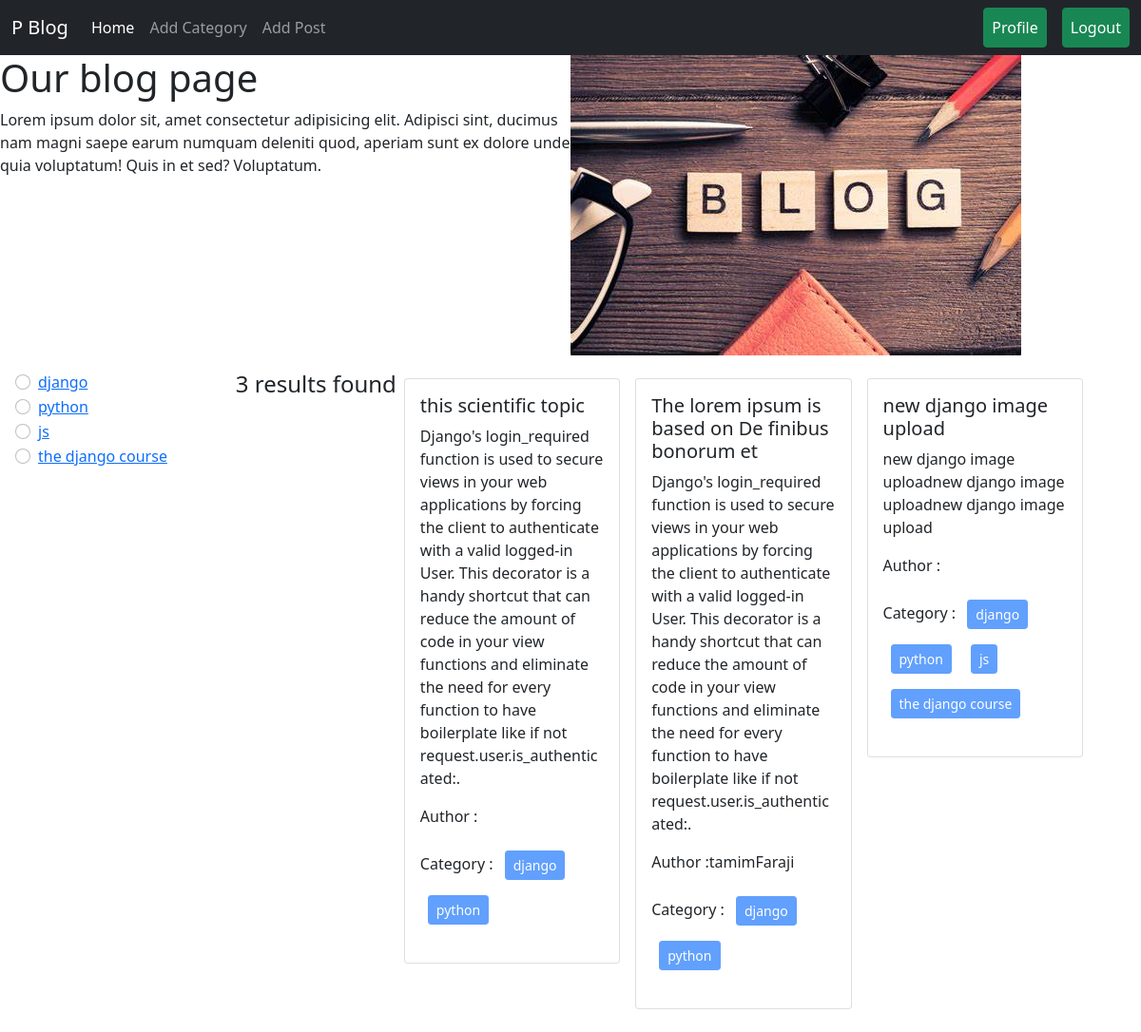
The app's page / (signed in) with its own data.
### categories/models.py (models this page shows, shortened)
class Category(models.Model):
    name = models.CharField(max_length=100)
    slug=models.SlugField(max_length=100, unique=True, null=True, blank=True)

### posts/models.py (models this page shows, shortened)
class Post(models.Model):
    title = models.CharField(max_length=50)
    content = models.TextField()
    category = models.ManyToManyField(Category)
    author = models.ForeignKey(User, on_delete=models.CASCADE)
    image=  models.ImageField( upload_to="uploads/", blank=True, null=True )

### blog_project/views.py (the view)
# urls.py: 2. Add a URL to urlpatterns:  path('', views.home, name='home')
def home(request, category_slug=None):
    data = Post.objects.all()
    if category_slug is not None:
        category=Category.objects.get(slug=category_slug)
        data=Post.objects.filter(category= category)
    categories=Category.objects.all()
    return render(request, 'home.html', {'data' : data, 'category':categories})

### templates/home.html (shortened to what this page needs)
{% extends 'base.html' %} {% load static %} {% block content %}
<div class="d-flex flex-warp">
  <div class="col-6">
    <h1>Our blog page</h1>
    <p>
      Lorem ipsum dolor sit, amet consectetur adipisicing elit. Adipisci sint,
      ducimus nam magni saepe earum numquam deleniti quod, aperiam sunt ex
      dolore unde quia voluptatum! Quis in et sed? Voluptatum.
    </p>
  </div>
  <div class="col-6">
    <img src="{% static 'header.jpg' %}" />
  </div>
</div>
<div class="d-flex flex-warp p-3">
  <div class="col-2">
    {% for cat in category %}
    <div class="form-check">
      <input
        class="form-check-input"
        type="radio"
        name="category"
        id="{{cat.id}}"
      />
      <label class="form-check-label" for="{{cat.id}}">
        <a href="{% url 'category_wise_post' cat.slug %}">{{cat.name}}</a>
      </label>
    </div>
    {% endfor %}
  </div>
  <div class="col-10">
    <div class="d-flex flex-wrap justify-content-center">
      <h4>{{data | length}} results found</h4>
      {% for post in data %}
      <div class="col-sm-3">
        <div class="card m-2">
          <div class="card-body">
            <h5 class="card-title">{{post.title}}</h5>
            <p class="card-text">{{post.content}}</p>
            <p>Author :{{post.author.first_name}}{{post.author.last_name}}</p>
            <p>
              Category : {% for cat in post.category.all %}
              <button class="btn btn-primary btn-sm m-2" disabled>
                {{cat.name}}
              </button>
              {% endfor %}
            </p>
          </div>
        </div>
      </div>
      {% endfor %}
    </div>
  </div>
</div>
{% endblock %}

### records on screen
Category: name "django"
Category: name "python"
Category: name "js"
Category: name "the django course"
Post: title "this scientific topic", content "Django's login_required function is used to secure views in your web applications by forcing the client to authenticate with a valid logged-in User. This decorator is a handy shortcut that can reduce the amount of code in your view functions and eliminate the need for every function to have boilerplate like if not request.user.is_authenticated:."
Post: title "The lorem ipsum is based on De finibus bonorum et", content "Django's login_required function is used to secure views in your web applications by forcing the client to authenticate with a valid logged-in User. This decorator is a handy shortcut that can reduce the amount of code in your view functions and eliminate the need for every function to have boilerplate like if not request.user.is_authenticated:.", author.first_name "tamim", author.last_name "Faraji"
Post: title "new django image upload", content "new django image uploadnew django image uploadnew django image upload"

### other values on screen
{{ data | length }} "3"
